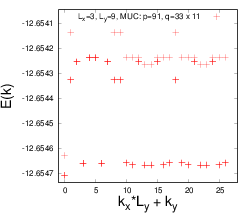

Here is the gnuplot script that generated this plot:
set xrange [-1:28]
set yrange [-12.6547344741308:-12.6540440080362]
set xlabel "k_x*L_y + k_y" font "Helvetica,28"
set ylabel "E(k)" font "Helvetica,28"
#set size 1.0, 0.6
set terminal postscript eps size 3.5,3 enhanced colour "Helvetica" 16
set output "fermions_hofstadter_X_33_Y_11_q_91_n_9_x_3_y_9_u_10_gx_0_gy_0_ext.eps"
plot "fermions_hofstadter_X_33_Y_11_q_91_n_9_x_3_y_9_u_10_gx_0_gy_0_ext.dat" using ($1*9+$2):3 title "L_x=3, L_y=9, MUC: p=91, q=33 x 11" with points lc rgbcolor "red" lt 6 pt 1 ps 2
